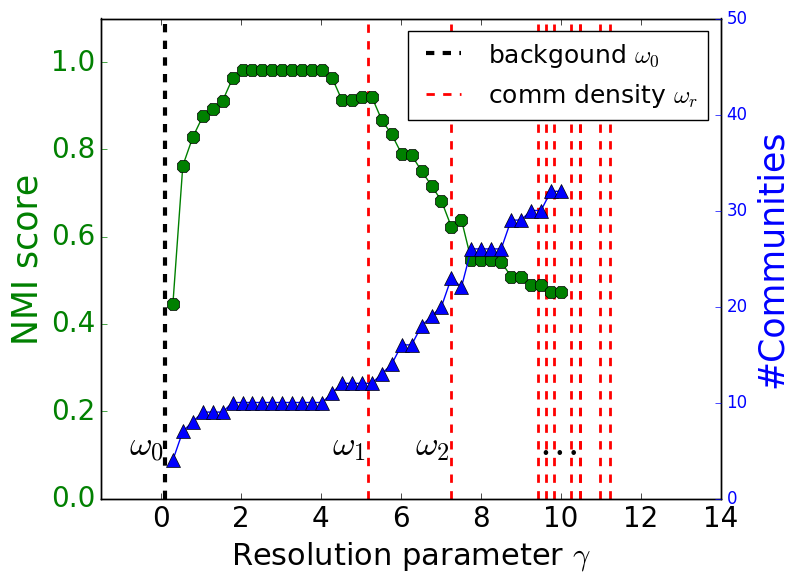

Generate this figure with Python:
import matplotlib
matplotlib.use("Agg")
from matplotlib import pyplot as plt
import numpy as np
import networkx as nx
import random
random.seed(10)
from synthetic import draw, dcSBM, c2r1  
from collections import defaultdict
import numpy.random
np.random.seed(10)
from block_standard import Hierar
from util import mle  


def gamma_error_fig(): 
  N = 100
  n_comm = 10 
  comm_size = [10] * 10
  k = [3 + int(nx.utils.powerlaw_sequence(1, 2.5)[0]) for _ in range(N)]

  block = {}
  base = 0
  for t in range(len(comm_size)):
    for i in range(comm_size[t]):
      block[base+i] = t 
    base += comm_size[t]

  # prior values for generation
  #w = np.array([[10,1],[1,10]])
  sum_deg = np.zeros(n_comm) 
  sum_deg_in = np.zeros(n_comm) 
  for v, deg in enumerate(k):
    sum_deg[block[v]] += deg
  for _ in range(n_comm):
    sum_deg_in[_] = .9 * sum_deg[_]
  m = sum(sum_deg) / 2.
  w = np.ones((n_comm, n_comm)) * \
      ((2.* m - sum(sum_deg_in))/(2.* m - sum(sum_deg_in[:]*sum_deg_in[:])/(2.*m)))
  for _ in range(n_comm):
    w[_][_] = (sum_deg_in[_] / sum_deg[_]) * (2. * m / sum_deg[_]) # percent of in-degree

  G = dcSBM(block, w, k)

  #w_in, w_out = mle(G, gnc, mode="density")
  #Omega = np.ones((n_comm, n_comm)) * w_out 
  #for _ in range(n_comm):
  #  Omega[_][_] = w_in[_] 

  ## posterior MLE 
  #sum_deg = np.zeros(n_comm) 
  #sum_deg_in = np.zeros(n_comm) 
  #for v, deg in G.degree():
  #  sum_deg[block[v]] += deg
  #for u, v in G.edges():
  #  if block[v] == block[u]:
  #    sum_deg_in[block[v]] += 2 
  #m = sum(sum_deg) / 2.
  #w = np.ones((n_comm, n_comm)) * \
  #    ((2.* m - sum(sum_deg_in))/(2.* m - sum(sum_deg_in[:]*sum_deg_in[:])/(2.*m)))
  #for _ in range(n_comm):
  #  w[_][_] = (sum_deg_in[_] / sum_deg[_]) * (2. * m / sum_deg[_]) # percent of in-degree
  Omega = w

  h = Hierar(G, 2)
  vals = np.linspace(0.3,10,num=40)
  nmi_list, ncomm_list = h.try_gamma(vals, block, flag=True)
  print "NMI scores=", nmi_list
  gamma_error_fig_helper(vals, nmi_list, ncomm_list, Omega)
  print "Posterior Estimation of Omega, given the ground truth communities."
  print Omega
  print "Program Done" 

def gamma_error_fig_helper(vals, nmi_list, ncomm_list, Omega):
  plt.clf()
  fig, ax1 = plt.subplots()
  w0 = Omega[1][0]
  plt.axvline(x=w0,c='k',linestyle='--',linewidth=3, label=r"backgound $\omega_0$")
  WM, HM = 0.91, 0.1
  plt.text(w0-WM, HM, r"$\omega_0$",fontsize=25)
  omegas = sorted([Omega[i][i] for i in range(len(Omega))])
  plt.text(omegas[0]-WM, HM, r"$\omega_1$",fontsize=25)
  plt.text(omegas[1]-WM, HM, r"$\omega_2$",fontsize=25)
  plt.text(omegas[2], HM, r"$\ldots$",fontsize=30)
  plt.axvline(x=Omega[0][0],c='r',linestyle='--',linewidth=2, label=r"comm density $\omega_r$")
  for _ in range(1, Omega.shape[0], 1):
    plt.axvline(x=Omega[_][_],c='r',linestyle='--',linewidth=2)
  plt.legend(prop={'size': 18})

  plt.tick_params(axis='both', which='major', labelsize=20)

  ax1.plot(vals,nmi_list,c='g',marker='8',markersize=10)
  ax2 = ax1.twinx()
  ax2.plot(vals,ncomm_list,c='b',marker='^',markersize=10)

  plt.xlim([-1.5,14])
  ax1.set_xlabel(r"Resolution parameter $\gamma$",size="22")

  ax1.set_ylim([0.,1.1])
  ax1.set_ylabel(r"NMI score",size="25", color='g')
  ax1.tick_params('y', colors='g')
  ax2.set_ylim(ymax=50)
  ax2.set_ylabel(r"#Communities",size="25", color='b')
  ax2.tick_params('y', colors='b')

  plt.savefig("gamma_error.png", bbox_inches="tight")
  print "Draw gamma_error.png"


if __name__=="__main__":
  gamma_error_fig()
